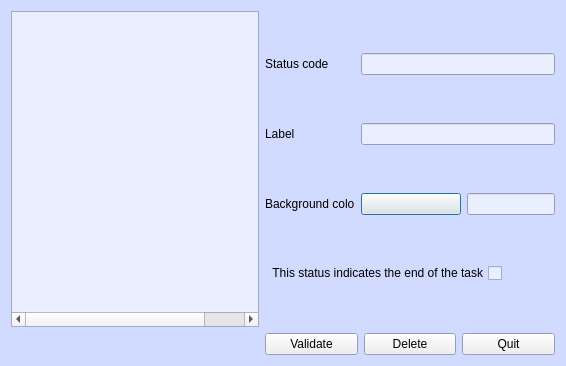
<?xml version="1.0" encoding="UTF-8"?>
<ui version="4.0">
 <class>DlgEtat</class>
 <widget class="QDialog" name="DlgEtat">
  <property name="geometry">
   <rect>
    <x>0</x>
    <y>0</y>
    <width>566</width>
    <height>366</height>
   </rect>
  </property>
  <property name="palette">
   <palette>
    <active>
     <colorrole role="Base">
      <brush brushstyle="SolidPattern">
       <color alpha="255">
        <red>234</red>
        <green>239</green>
        <blue>255</blue>
       </color>
      </brush>
     </colorrole>
     <colorrole role="Window">
      <brush brushstyle="SolidPattern">
       <color alpha="255">
        <red>208</red>
        <green>219</green>
        <blue>255</blue>
       </color>
      </brush>
     </colorrole>
    </active>
    <inactive>
     <colorrole role="Base">
      <brush brushstyle="SolidPattern">
       <color alpha="255">
        <red>234</red>
        <green>239</green>
        <blue>255</blue>
       </color>
      </brush>
     </colorrole>
     <colorrole role="Window">
      <brush brushstyle="SolidPattern">
       <color alpha="255">
        <red>208</red>
        <green>219</green>
        <blue>255</blue>
       </color>
      </brush>
     </colorrole>
    </inactive>
    <disabled>
     <colorrole role="Base">
      <brush brushstyle="SolidPattern">
       <color alpha="255">
        <red>208</red>
        <green>219</green>
        <blue>255</blue>
       </color>
      </brush>
     </colorrole>
     <colorrole role="Window">
      <brush brushstyle="SolidPattern">
       <color alpha="255">
        <red>208</red>
        <green>219</green>
        <blue>255</blue>
       </color>
      </brush>
     </colorrole>
    </disabled>
   </palette>
  </property>
  <property name="windowTitle">
   <string>Status table</string>
  </property>
  <property name="windowIcon">
   <iconset resource="synoptux.qrc">
    <normaloff>:/images/Etat.png</normaloff>:/images/Etat.png</iconset>
  </property>
  <layout class="QGridLayout" name="gridLayout">
   <item row="0" column="0">
    <widget class="QTreeWidget" name="treeWidget_Etat">
     <property name="font">
      <font>
       <weight>75</weight>
       <bold>true</bold>
      </font>
     </property>
     <attribute name="headerVisible">
      <bool>false</bool>
     </attribute>
     <column>
      <property name="text">
       <string notr="true">Code</string>
      </property>
      <property name="textAlignment">
       <set>AlignHCenter|AlignVCenter|AlignCenter</set>
      </property>
     </column>
     <column>
      <property name="text">
       <string>Label</string>
      </property>
     </column>
     <column>
      <property name="text">
       <string/>
      </property>
      <property name="textAlignment">
       <set>AlignHCenter|AlignVCenter|AlignCenter</set>
      </property>
     </column>
    </widget>
   </item>
   <item row="0" column="1" colspan="3">
    <layout class="QVBoxLayout" name="verticalLayout" stretch="0,0,0,0">
     <item>
      <layout class="QHBoxLayout" name="horizontalLayout_code">
       <item>
        <widget class="QLabel" name="label_CodeBqe">
         <property name="minimumSize">
          <size>
           <width>90</width>
           <height>0</height>
          </size>
         </property>
         <property name="text">
          <string>Status code</string>
         </property>
        </widget>
       </item>
       <item>
        <widget class="QLineEdit" name="lineEdit_CodeEtat">
         <property name="focusPolicy">
          <enum>Qt::StrongFocus</enum>
         </property>
         <property name="maxLength">
          <number>20</number>
         </property>
        </widget>
       </item>
      </layout>
     </item>
     <item>
      <layout class="QHBoxLayout" name="horizontalLayout_2">
       <item>
        <widget class="QLabel" name="label_NomBqe">
         <property name="minimumSize">
          <size>
           <width>90</width>
           <height>0</height>
          </size>
         </property>
         <property name="text">
          <string>Label</string>
         </property>
        </widget>
       </item>
       <item>
        <widget class="QLineEdit" name="lineEdit_NomEtat">
         <property name="maxLength">
          <number>30</number>
         </property>
        </widget>
       </item>
      </layout>
     </item>
     <item>
      <layout class="QHBoxLayout" name="horizontalLayout_4">
       <item>
        <widget class="QLabel" name="label_coul_b">
         <property name="minimumSize">
          <size>
           <width>90</width>
           <height>0</height>
          </size>
         </property>
         <property name="text">
          <string>Background color</string>
         </property>
        </widget>
       </item>
       <item>
        <widget class="QPushButton" name="pushButton_CouleurFond">
         <property name="minimumSize">
          <size>
           <width>100</width>
           <height>0</height>
          </size>
         </property>
         <property name="text">
          <string/>
         </property>
        </widget>
       </item>
       <item>
        <widget class="QLineEdit" name="lineEdit_CouleurFondCode"/>
       </item>
      </layout>
     </item>
     <item>
      <layout class="QHBoxLayout" name="horizontalLayout">
       <item>
        <widget class="QCheckBox" name="checkBox_Tache_Terminee">
         <property name="layoutDirection">
          <enum>Qt::RightToLeft</enum>
         </property>
         <property name="text">
          <string>This status indicates the end of the task</string>
         </property>
        </widget>
       </item>
       <item>
        <spacer name="horizontalSpacer">
         <property name="orientation">
          <enum>Qt::Horizontal</enum>
         </property>
         <property name="sizeHint" stdset="0">
          <size>
           <width>40</width>
           <height>20</height>
          </size>
         </property>
        </spacer>
       </item>
      </layout>
     </item>
    </layout>
   </item>
   <item row="1" column="0">
    <widget class="QLabel" name="label_ImageEuros">
     <property name="text">
      <string/>
     </property>
     <property name="pixmap">
      <pixmap>images/Euros.png</pixmap>
     </property>
    </widget>
   </item>
   <item row="1" column="1" rowspan="2">
    <widget class="QPushButton" name="pushButton_ValidEtat">
     <property name="text">
      <string>Validate</string>
     </property>
    </widget>
   </item>
   <item row="1" column="2" rowspan="2">
    <widget class="QPushButton" name="pushButton_annuler">
     <property name="text">
      <string>Delete</string>
     </property>
    </widget>
   </item>
   <item row="1" column="3" rowspan="2">
    <widget class="QPushButton" name="pushButton_QuitterEtat">
     <property name="text">
      <string>Quit</string>
     </property>
    </widget>
   </item>
  </layout>
 </widget>
 <tabstops>
  <tabstop>lineEdit_CodeEtat</tabstop>
  <tabstop>pushButton_ValidEtat</tabstop>
  <tabstop>pushButton_annuler</tabstop>
  <tabstop>pushButton_QuitterEtat</tabstop>
 </tabstops>
 <resources>
  <include location="synoptux.qrc"/>
 </resources>
 <connections/>
</ui>
